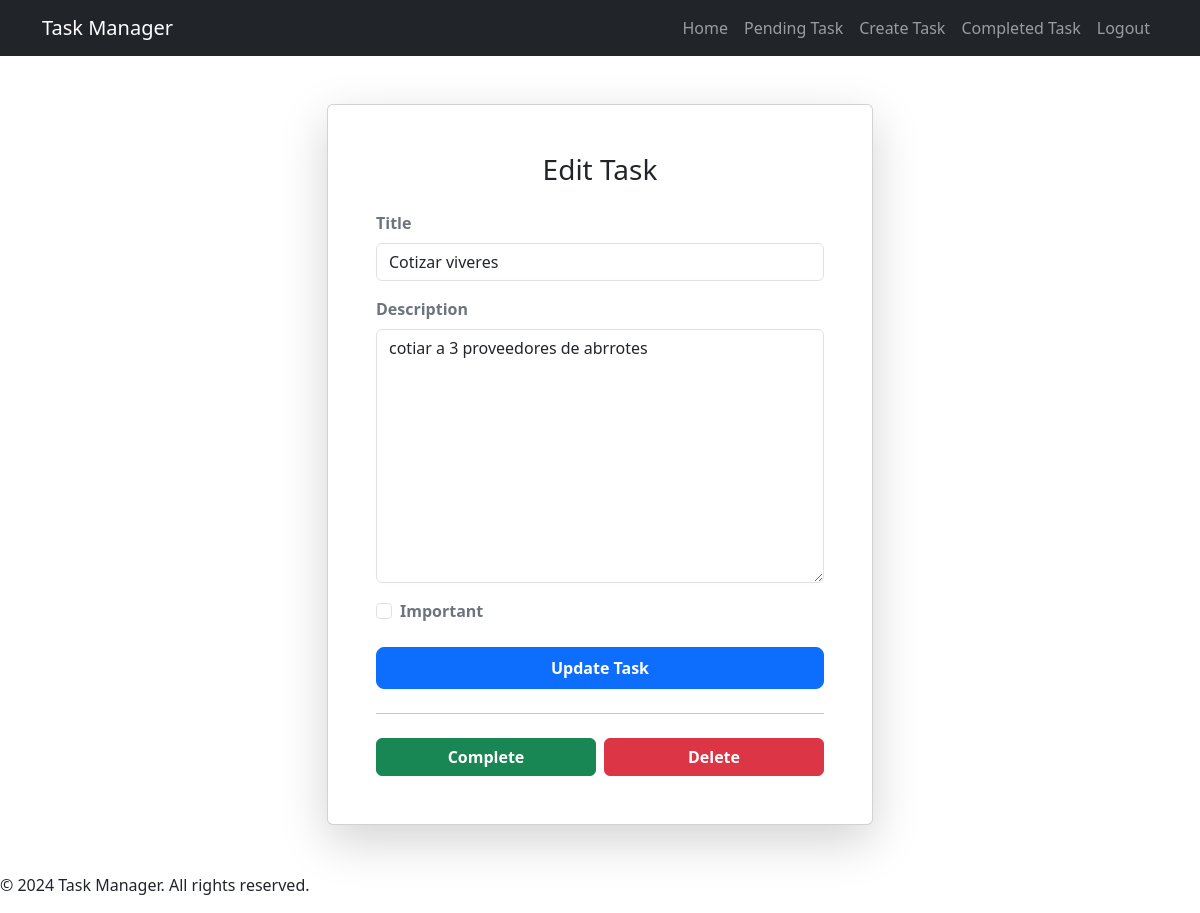
Before: /tasks/5/ (signed in) with the older database file.
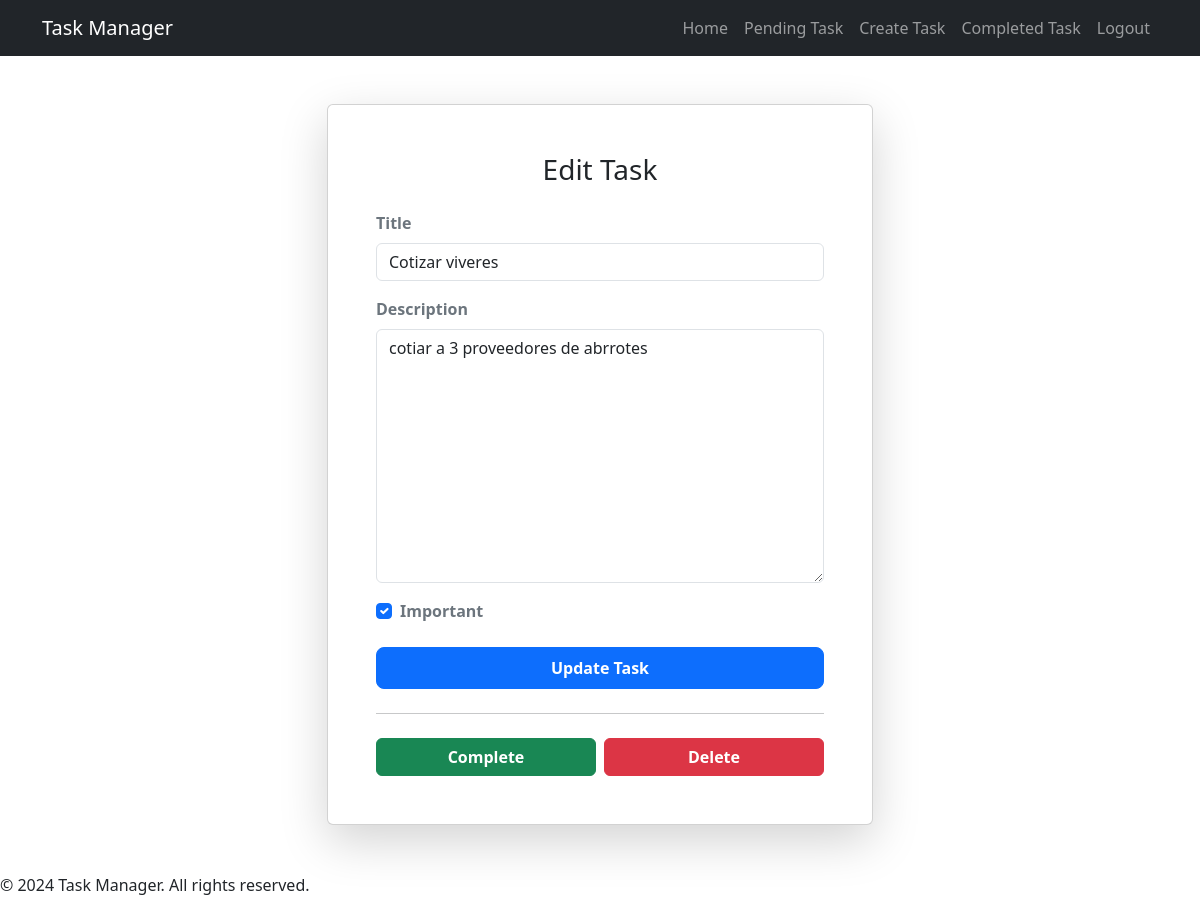
After: the same page with the newer database file.
### tasks/models.py (models this page shows, shortened)
class Task(models.Model):
   title = models.CharField(max_length=100)
   description = models.TextField()
   created = models.DateTimeField(auto_now_add=True)
   datecompleted = models.DateTimeField(null=True, blank=True)
   important = models.BooleanField(default=False)
   user = models.ForeignKey('auth.User', on_delete=models.CASCADE)

### tasks/views.py (the view, shortened to what this page needs)
# urls.py: path('tasks/<int:task_id>/', views.tasks_detail, name='task_detail'),
@login_required
def tasks_detail(request, task_id):
   if request.method == 'GET':
      task = get_object_or_404(Task, pk=task_id, user=request.user)
      form = TaskForm(instance=task)
      return render(request, 'task_detail.html', {'task': task, 'form': form})

### tasks/forms.py
class TaskForm(forms.ModelForm):
    class Meta:
        model = Task
        fields = ['title', 'description', 'important']
        widgets = {
            'title': forms.TextInput(attrs={'class': 'form-control', 'placeholder': 'Enter task title'}),
            'description': forms.Textarea(attrs={'class': 'form-control', 'placeholder': 'Enter task description'}),
            'important': forms.CheckboxInput(attrs={'class': 'form-check-input'}),
        }

### tasks/templates/task_detail.html (shortened to what this page needs)
{% extends 'base.html' %}
{% block content %}
<main class="container my-5">
   <div class="row justify-content-center">
      <div class="col-md-8 col-lg-6">
         <div class="card shadow-lg rounded">
            <div class="card-body p-4 p-md-5">
               <h1 class="card-title h3 text-center mb-4">Edit Task</h1>
               <form action="{% url 'task_detail' task.id %}" method="POST">
                  {% for field in form %}
                     {% if field.name == 'important' %}
                        <div class="form-check mb-4">
                           {{ field }}
                           <label class="form-check-label fw-semibold text-secondary" for="{{ field.id_for_label }}">
                              {{ field.label }}
                           </label>
                        </div>
                     {% else %}
                        <div class="mb-3">
                           <label class="form-label fw-semibold text-secondary" for="{{ field.id_for_label }}">
                              {{ field.label }}
                           </label>
                           {{ field }}
                        </div>
                     {% endif %}
                  {% endfor %}
                  <div class="d-grid mt-4">
                     <button type="submit" class="btn btn-primary btn-lg fs-6 fw-semibold">Update Task</button>
                  </div>
               </form>
               <hr class="my-4">
               <div class="d-flex gap-2">
                  <form action="{% url 'complete_task' task.id %}" method="POST" class="w-50">
                     <button type="submit" class="btn btn-success w-100 fw-semibold">Complete</button>
                  </form>
                  <form action="{% url 'delete_task' task.id %}" method="POST" class="w-50">
                     <button type="submit" class="btn btn-danger w-100 fw-semibold">Delete</button>
                  </form>
               </div>
            </div>
         </div>
      </div>
   </div>
</main>
{% endblock %}

Changed rows visible on the page:
changed Task "Cotizar viveres": important "☐" → "☑"
